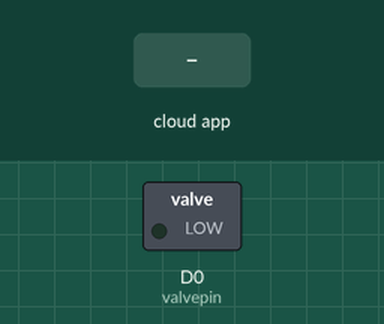
Bench run of a sketch on a simulated ESP8266 (NodeMCU). On the bench: switched loads named in the sketch (green lamp = pin HIGH). Inputs (shaded band) come from the test bench. WiFi joins after 1.5 s; servers stay silent unless stated; the local clock reads 2024-03-15 10:24:30 at power-on unless the sketch sets it; the Firebase database answers and starts empty; what the sketch prints to the serial monitor is not drawn.

Above: at 3.2 s.
3.3 s: the phone or cloud app sets watering to 1
At 4.9 s:
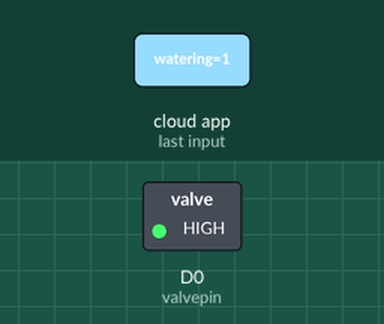
5.9 s: the phone or cloud app sets watering to 0
At 8.0 s:
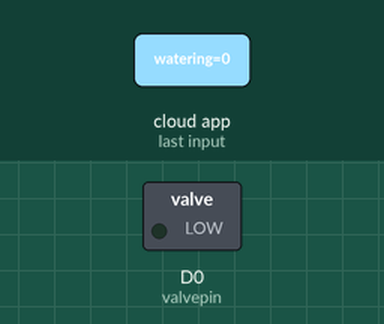
Timing chart, 0 to 9.5 s (numbered marks = the images above; inputs shaded):
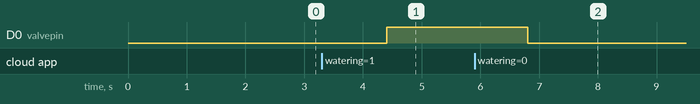

The sketch:

Complete_Code_For_SoAppNetKK.ino
```cpp
#include <ESP8266WiFi.h>
#include <FirebaseESP8266.h>
#include<iostream>
#include <Arduino.h>
#include "Wire.h"
#include "RTClib.h"
#include <stdio.h>
#include <string.h>
RTC_DS3231 RTC;

// Config Firebase
#define FIREBASE_HOST "smart-w-ee697.firebaseio.com"
#define FIREBASE_AUTH "54oR8PtPPFJh4vgh7tHMIIQgoiSecYcYWBZY44ZB"

// Config connect WiFi
#define WIFI_SSID "KK"
#define WIFI_PASSWORD "88888888999"

FirebaseData firebaseData2;
FirebaseData firebaseData1;
FirebaseData firebaseData;
int valvepin = D0;
void setup() {
 pinMode(valvepin, OUTPUT);
  digitalWrite(valvepin, LOW);
  // put your setup code here, to run once:
  Serial.begin(115200);
  Wire.begin();
  RTC.begin();
  // put your setup code here, to run once:

  Serial.println(WiFi.localIP());
  WiFi.begin(WIFI_SSID, WIFI_PASSWORD);
  Serial.print("connecting");
  while (WiFi.status() != WL_CONNECTED) {
    Serial.print(".");
    delay(1000);
  }
  Serial.println();
  Serial.print("connected: ");
  Serial.println(WiFi.localIP());


  Firebase.begin(FIREBASE_HOST, FIREBASE_AUTH);
  //Firebase.setInt("device/led_control/red", 1);
}

String x;
String z;
int y;
bool j;
void loop() {
  // put your main code here, to run repeatedly:
 Firebase.getInt(firebaseData,"/Total/num");
 int MM=firebaseData.intData();

  DateTime now = RTC.now();
  char a[20]="";
  char b[20]="";
  int hm = int(now.minute()-MM);
   int h = int(now.hour());
  int m = int(now.minute());
  sprintf(b,"%02d:%02d",h,hm);
  sprintf(a,"%02d:%02d",h,m);
  String b_str = String(b);
  String a_str = String(a);

  Firebase.getBool(firebaseData1,"/swsapp/autoWatering/active");
  Firebase.getBool(firebaseData2,"/swsapp/watering");
  Firebase.getBool(firebaseData,"/swsapp/timer/active");
  bool j =firebaseData.boolData();
  Firebase.getString(firebaseData,"/swsapp/autoWatering/time1");
  String x=firebaseData.stringData();

 Firebase.getString(firebaseData,"/swsapp/autoWatering/time2");
  String z=firebaseData.stringData();
 Firebase.getString(firebaseData,"/swsapp/timer/startTime");
  String c=firebaseData.stringData();

 Firebase.getString(firebaseData,"/swsapp/timer/endTime");
  String d=firebaseData.stringData();

  //operate
if(firebaseData2.boolData() == 1)
    {digitalWrite(valvepin, HIGH);}
    else if(firebaseData1.boolData() == 1)
     {if(a_str==x||a_str==z)
     {
     digitalWrite(valvepin, HIGH); }}
       else if( j == 1&& a_str==c)
        digitalWrite(valvepin, HIGH);
     else if( b_str==x||b_str==z||a_str==d)
                      {digitalWrite(valvepin, LOW);}
      else if((firebaseData2.boolData() == 0)||(firebaseData1.boolData() == 0)||(firebaseData.boolData() == 0))
        digitalWrite(valvepin, LOW);


 }
   /*  else if(firebaseData.boolData() == 0)
                          digitalWrite(valvepin, HIGH);
      else if(firebaseData1.boolData() == 0)
          {digitalWrite(valvepin, HIGH);}
      Firebase.getString(firebaseData1,"/swsapp/timer/startTime");
  String c=firebaseData.stringData();

   Firebase.getString(firebaseData,"/swsapp/timer/endTime");
  String d=firebaseData.stringData();
      Firebase.getBool(firebaseData,"/swsapp/timer/active");
    else if(firebaseData.boolData() == 0)
        digitalWrite(valvepin, HIGH);
        else if(a_str==d){
        digitalWrite(valvepin, HIGH);
       else if(firebaseData.boolData() == 1&& a_str==c)
        digitalWrite(valvepin, LOW);
        if(firebaseData1.boolData() == 1 && a_str==x ){
     digitalWrite(valvepin, LOW);
     Serial.println(firebaseData1.boolData());
     Firebase.setBool(firebaseData1,"/swsapp/watering",T);
    }
     if(firebaseData1.boolData() == 0 || b_str==x)
    {digitalWrite(valvepin, HIGH);
    Firebase.setBool(firebaseData1,"/swsapp/watering",F);
    }
    if (firebaseData2.boolData() == 0)
     {digitalWrite(valvepin, HIGH);}*/
```

Measured:
- after the input at 3.3 s, D0 (valvepin): LOW → HIGH after 1.1 s
- after the input at 5.9 s, D0 (valvepin): HIGH → LOW after 0.91 s
